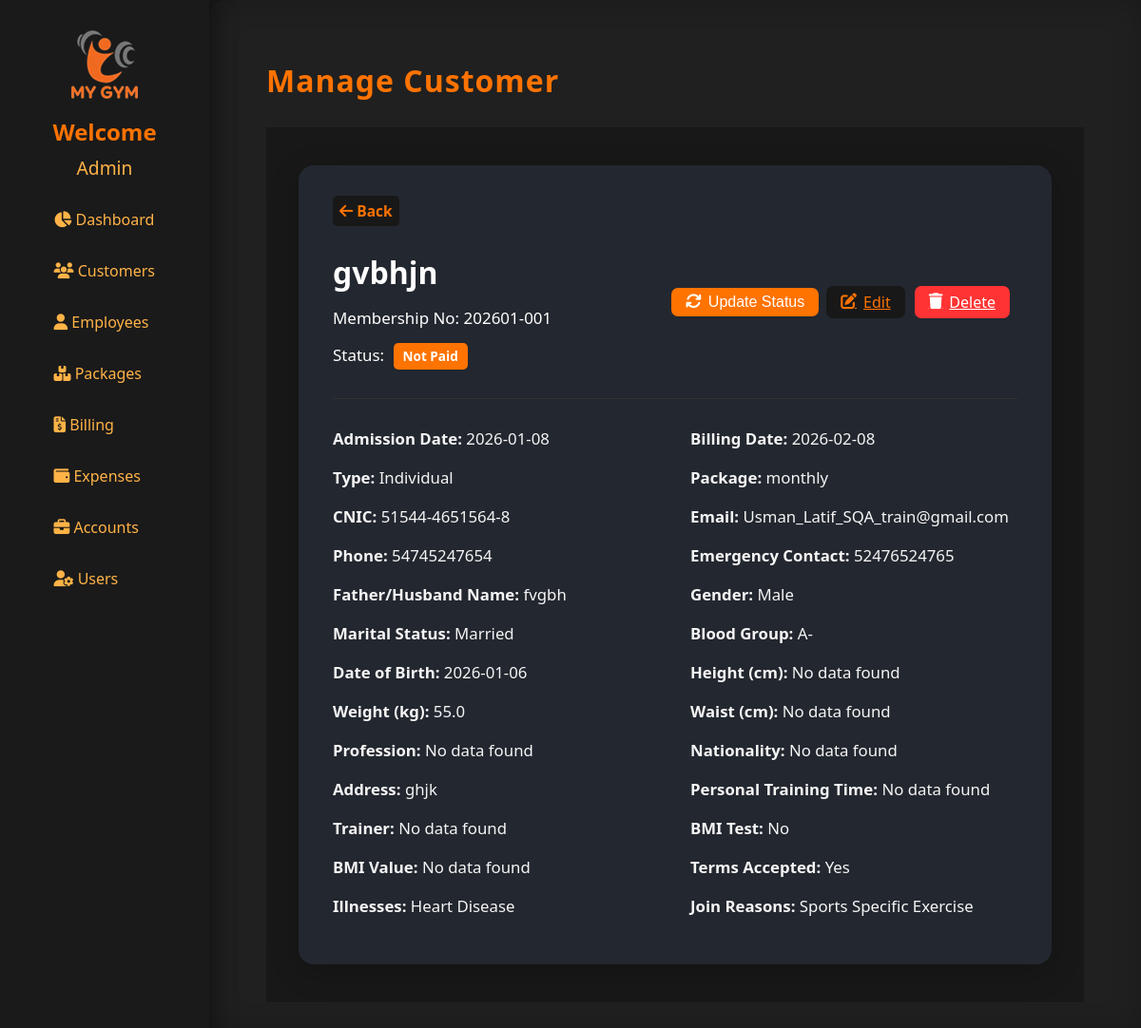
The app's page /customers/51544-4651564-8 (signed in) with its own data.
### models.py (models this page shows, shortened)
class User(UserMixin, db.Model):
    id = db.Column(db.Integer, primary_key=True)
    username = db.Column(db.String(80), unique=True, nullable=False)
    password_hash = db.Column(db.String(128))
    thumb_id = db.Column(db.String(100))
    role_id = db.Column(db.String(100))
    created_at = db.Column(db.DateTime, default=datetime.utcnow)
    updated_at = db.Column(db.DateTime, default=datetime.utcnow, onupdate=datetime.utcnow)

class Customer(db.Model):
    id = db.Column(db.Integer, primary_key=True)
    membership_no = db.Column(db.String(20), unique=True)
    admission_date = db.Column(db.Date)
    type = db.Column(db.String(32))
    package_id = db.Column(db.Integer, db.ForeignKey('packages.id'))
    status = db.Column(db.String(20), default="Not Paid")
    billing_date = db.Column(db.Date)
    name = db.Column(db.String(120), nullable=False)
    email = db.Column(db.String(120))
    father_or_husband = db.Column(db.String(120))
    cnic = db.Column(db.String(20))
    gender = db.Column(db.String(20))
    marital_status = db.Column(db.String(20))
    blood_group = db.Column(db.String(10))
    dob = db.Column(db.Date)
    height = db.Column(db.Float)
    weight = db.Column(db.Float)
    waist = db.Column(db.Float)
    profession = db.Column(db.String(120))
    nationality = db.Column(db.String(50))
    address = db.Column(db.String(200))
    phone = db.Column(db.String(30))
    emergency_contact = db.Column(db.String(30))
    package = db.Column(db.String(50))
    personal_training_time = db.Column(db.String(50))
    trainer = db.Column(db.String(50))
    bmi_test = db.Column(db.String(10))  # 'Yes' or 'No'
    bmi_value = db.Column(db.Float)
    illnesses = db.Column(db.String(200))
    illness_other = db.Column(db.String(100))
    join_reasons = db.Column(db.String(200))
    terms_accepted = db.Column(db.Boolean, default=False)
    thumb_id = db.Column(db.String(100))
    invoices = db.relationship('Invoice', backref='customer', cascade="all, delete-orphan")
    billings = db.relationship('Billing', backref='customer', primaryjoin="Customer.cnic == foreign(Billing.customer_cnic)", cascade="all, delete-orphan")
    billing_histories = db.relationship('BillingHistory', backref='customer', primaryjoin="Customer.cnic == foreign(BillingHistory.customer_cnic)", cascade="all, delete-orphan")
    created_at = db.Column(db.DateTime, default=datetime.utcnow)
    updated_at = db.Column(db.DateTime, default=datetime.utcnow, onupdate=datetime.utcnow)

class Packages(db.Model):
    id = db.Column(db.Integer, primary_key=True)
    package_name = db.Column(db.String(100), nullable=False)
    package_type = db.Column(db.String(50), nullable=False)  # e.g., 'Individual' or 'Personal'
    package_duration = db.Column(db.String(50), nullable=False)  # e.g., '1 Month', '6 Months'
    package_price = db.Column(db.Float, nullable=False)
    registration_fees = db.Column(db.Float, nullable=False)
    created_at = db.Column(db.DateTime, default=datetime.utcnow)
    updated_at = db.Column(db.DateTime, default=datetime.utcnow, onupdate=datetime.utcnow)

### app.py (the view)
@app.route('/customers/<cnic>')
@login_required
def manage_customer(cnic):
    customer = Customer.query.filter_by(cnic=cnic).first_or_404()
    employees = Employee.query.order_by(Employee.name).all()
    packages = Packages.query.all()
    packages_dict = {p.id: p for p in packages}
    pkg = packages_dict.get(customer.package_id)
    package_name = pkg.package_name if pkg else ''
    package_price = float(pkg.package_price) if pkg and pkg.package_price else 0
    registration_fees = float(pkg.registration_fees) if pkg and pkg.registration_fees else 0
    amount_to_be_paid = package_price + registration_fees
    return render_template(
        "manage_customer.html",
        customer=customer,
        packages_dict=packages_dict,
        package_name=package_name,
        package_price=package_price,
        registration_fees=registration_fees,
        amount_to_be_paid=amount_to_be_paid,
        employees=employees,
    )

### app.py (called while the page is built)
@login_manager.user_loader
def load_user(user_id):
    return db.session.get(User, int(user_id))

### templates/manage_customer.html (shortened to what this page needs)
{% extends "base.html" %}
{% block content %}
<h1 class="page-title">Manage Customer</h1>
<div class="add-customer-full-bg">
  <div class="add-customer-card customer-card">
    <a href="{{ url_for('customers') }}" class="back-btn"><i class="fa fa-arrow-left"></i> Back</a>
    <div class="customer-header">
      <div>
        {% if customer.name|length > 12 %}
          <h2 class="customer-name" title="{{ customer.name }}">{{ customer.name[:12] }}&hellip;</h2>
        {% else %}
          <h2 class="customer-name">{{ customer.name }}</h2>
        {% endif %}
        <div class="customer-membership">
          Membership No: {{ customer.membership_no or 'No data found' }}
        </div>
        <div class="customer-status-row">
          Status:
          {% if customer.status and customer.status|lower == 'active' %}
            <span class="status-badge status-active">{{ customer.status }}</span>
          {% elif customer.status and customer.status|lower == 'not paid' %}
            <span class="status-badge status-unpaid">{{ customer.status }}</span>
          {% else %}
            <span class="status-badge status-inactive">{{ customer.status or 'No data found' }}</span>
          {% endif %}
        </div>
      </div>
      <div class="customer-actions-row">
        <button class="sleet-btn status-btn" id="update-status-button" type="button" onclick="handleStatusUpdate()">
          <i class="fa fa-sync"></i> Update Status
        </button>
        <a href="{{ url_for('edit_customer', cnic=customer.cnic) }}" class="sleeted-btn">
            <i class="fa fa-edit"></i> Edit
        </a>
        <a href="#" class="sleet-btn delete-btn" onclick="openDeleteConfirmationModal()">
          <i class="fa fa-trash"></i> Delete
      </a>
      </div>
    </div>
    <hr class="customer-divider">
    <div class="customer-info-grid">
      <div><strong>Admission Date:</strong> <span>{{ customer.admission_date.strftime('%Y-%m-%d') if customer.admission_date else 'No data found' }}</span></div>
      <div><strong>Billing Date:</strong> <span>{{ customer.billing_date.strftime('%Y-%m-%d') if customer.billing_date else 'No data found' }}</span></div>
      {% set pkg = packages_dict.get(customer.package_id) %}
      <div><strong>Type:</strong> <span>{{ pkg.package_type if pkg else 'No data found' }}</span></div>
      <div><strong>Package:</strong> <span>{{ pkg.package_name if pkg else 'No data found' }}</span></div>
      <div><strong>CNIC:</strong> <span>{{ customer.cnic or 'No data found' }}</span></div>
      <div><strong>Email:</strong> <span>{{ customer.email or 'No data found' }}</span></div>
      <div><strong>Phone:</strong> <span>{{ customer.phone or 'No data found' }}</span></div>
      <div><strong>Emergency Contact:</strong> <span>{{ customer.emergency_contact or 'No data found' }}</span></div>
      <div><strong>Father/Husband Name:</strong> <span>{{ customer.father_or_husband or 'No data found' }}</span></div>
      <div><strong>Gender:</strong> <span>{{ customer.gender or 'No data found' }}</span></div>
      <div><strong>Marital Status:</strong> <span>{{ customer.marital_status or 'No data found' }}</span></div>
      <div><strong>Blood Group:</strong> <span>{{ customer.blood_group or 'No data found' }}</span></div>
      <div><strong>Date of Birth:</strong> <span>{{ customer.dob.strftime('%Y-%m-%d') if customer.dob else 'No data found' }}</span></div>
      <div><strong>Height (cm):</strong> <span>{{ customer.height or 'No data found' }}</span></div>
      <div><strong>Weight (kg):</strong> <span>{{ customer.weight or 'No data found' }}</span></div>
      <div><strong>Waist (cm):</strong> <span>{{ customer.waist or 'No data found' }}</span></div>
      <div><strong>Profession:</strong> <span>{{ customer.profession or 'No data found' }}</span></div>
      <div><strong>Nationality:</strong> <span>{{ customer.nationality or 'No data found' }}</span></div>
      <div><strong>Address:</strong> <span>{{ customer.address or 'No data found' }}</span></div>
      <div><strong>Personal Training Time:</strong> <span>{{ customer.personal_training_time or 'No data found' }}</span></div>
      <div><strong>Trainer:</strong> <span>{{ customer.trainer or 'No data found' }}</span></div>
      <div><strong>BMI Test:</strong> <span>{{ customer.bmi_test or 'No data found' }}</span></div>
      <div><strong>BMI Value:</strong> <span>{{ customer.bmi_value or 'No data found' }}</span></div>
      <div><strong>Terms Accepted:</strong> <span>{{ 'Yes' if customer.terms_accepted else 'No' }}</span></div>
      <div><strong>Illnesses:</strong> <span>{{ customer.illnesses or 'No data found' }}</span></div>
      <div><strong>Join Reasons:</strong> <span>{{ customer.join_reasons or 'No data found' }}</span></div>
    </div>
  </div>
</div>
{% endblock %}

### templates/base.html (shortened to what this page needs)
<!DOCTYPE html>
<html lang="en">
<head>
    <link rel="stylesheet" href="{{ url_for('static', filename='style.css') }}">
    <link rel="stylesheet" href="https://cdnjs.cloudflare.com/ajax/libs/font-awesome/6.4.2/css/all.min.css">
</head>
<body>
    {% if not hide_sidebar %}
    <div class="sidebar">
        <img src="{{ url_for('static', filename='logo.png') }}" class="logo-center"/>
        <div class="sidebar-user">
            {% if current_user.is_authenticated %}
                <div style="font-size: 1.5em; color: #ff7300; font-weight: 600;">Welcome</div>
                {% if current_user.username|length > 12 %}
                    <div style="font-size: 1.2em;color: #ffb347;margin-top: 8px;word-break: break-word;text-align: center;"
                        title="{{ current_user.username|capitalize }}">
                        {{ current_user.username[:12]|capitalize }}&hellip;
                    </div>
                {% else %}
                    <div style="font-size: 1.2em;color: #ffb347;margin-top: 8px;word-break: break-word;text-align: center;">
                        {{ current_user.username|capitalize }}
                    </div>
                {% endif %}
            {% else %}
                <div style="font-size: 1.5em; color: #ff7300; font-weight: 600;">Welcome to My Gym</div>
            {% endif %}
        </div>
        <div class="sidebar-nav-scroll scroll-hidden" style="height: 450px;">
            <ul>
                <li><a href="/"><i class="fa fa-chart-pie"></i> Dashboard</a></li>
                <li><a href="/customers"><i class="fa fa-users"></i> Customers</a></li>
                {% if current_user.role_id == '1' %}
                    <li>
                        <a href="{{ url_for('employees') }}">
                            <i class="fa fa-user"></i> Employees
                        </a>
                    </li>
                {% endif %}
                <li>
                    <a href="{{ url_for('packages') }}">
                        <i class="fa-solid fa-boxes-stacked"></i> Packages
                    </a>
                </li>
                <li><a href="/billing"><i class="fa fa-file-invoice-dollar"></i> Billing</a></li>
                <li><a href="/expenses"><i class="fa fa-wallet"></i> Expenses</a></li>
                {% if current_user.role_id == '1' %}
                <li><a href="/accounts"><i class="fa fa-briefcase"></i> Accounts</a></li>
                {% endif %}
                {% if current_user.role_id == '1' %}
                <li><a href="/users"><i class="fa fa-user-cog"></i> Users</a></li>
                {% endif %}
                <li><a href="/attendance"> Attendance</a></li>
            </ul>
        </div>
    </div>
    {% endif %}
    <div class="main-content{% if hide_sidebar %} no-sidebar{% endif %}">
        {% block content %}{% endblock %}
    </div>
</body>
</html>

### static/style.css (style rules this page uses)
body { margin: 0; font-family: 'Segoe UI', Arial, sans-serif; background: #181818; color: #fff; }
.sidebar { position: fixed; left: 0; top: 0; width: 220px; height: 100%; background: #1a1a1a; padding: 32px 0 0 0; box-shadow: 2px 0 24px #0006; display: flex; flex-direction: column; align-items: center; z-index: 100; }
.logo-center { display: block; margin: 0 auto 18px auto; max-width: 90px; }
.sidebar ul { list-style: none; padding: 0; width: 100%; }
.sidebar ul li { margin: 0; width: 100%; }
.scroll-hidden { overflow-y: auto; scrollbar-width: none; -ms-overflow-style: none; }
.sidebar ul li a { display: block; color: #ffb347; padding: 14px 36px; font-size: 1em; text-decoration: none; border-radius: 0 20px 20px 0; transition: background 0.18s, color 0.18s; margin-bottom: 4px; }
.main-content { margin-left: 220px; padding: 42px 5vw 32px 5vw; min-height: 100vh; background: #202020; box-shadow: 0 0 32px #0003 inset; border-radius: 18px 0 0 0; }
body, .main-content, .login-container { animation: fadein 0.7s; }
.add-customer-full-bg { min-height: 100vh; background: #181818; display: flex; justify-content: center; align-items: flex-start; padding: 40px 0; width: 100%; }
.add-customer-card { background: #232323; border-radius: 16px; box-shadow: 0 4px 32px #0009; padding: 38px 38px 30px 38px; max-width: 700px; width: 100%; margin: 0 auto; }
.back-btn { text-decoration: none; color: #ff7300; font-size: 0.97em; font-weight: 600; display: inline-block; padding: 5px 7px; border-radius: 5px; background: #181818; transition: background 0.15s; }
.status-badge { display: inline-block; padding: 4px 16px; border-radius: 16px; font-weight: 600; font-size: 0.98em; color: #fff; }
.status-unpaid { background: #ffa502; }
.page-title { color: #ff7300; letter-spacing: 1px; margin-bottom: 28px; font-weight: 700; }
.customer-card { max-width: 720px; border-radius: 16px; background: #23272f; box-shadow: 0 8px 32px rgba(0,0,0,0.20); padding: 32px 36px; }
.customer-header { display: flex; flex-wrap: wrap; align-items: center; justify-content: space-between; }
.customer-name { color: #fff; margin-bottom: 0; font-size: 2em; font-weight: 700; }
.customer-membership, .customer-status-row { color: #fff; font-size: 1.06em; font-weight: 500; margin-bottom: 8px; margin-top: 15px; }
.status-badge { border-radius: 12px; padding: 5px 10px; font-size: 0.80em; margin-left: 5px; }
.status-unpaid { background: #ffa502; color: #fff; }
.customer-divider { border: none; border-top: 1.5px solid #333; margin: 22px 0 30px 0; }
.customer-info-grid { display: grid; grid-template-columns: 1fr 1fr; gap: 0 32px; color: #f5f5f5; font-size: 1.05em; }
.customer-info-grid > div { margin-bottom: 18px; }
.customer-actions-row { display: flex; align-items: center; gap: 0; margin-top: 0; margin-bottom: 0; }
.sleet-btn { border: none; border-radius: 7px; padding: 6px 15px; font-weight: 500; font-size: 1em; background: #181818; color: #ff7300; transition: background 0.14s, color 0.14s; cursor: pointer; margin-bottom: 0; display: inline-flex; align-items: center; margin-right: 8px; gap: 7px; }
.sleet-btn.status-btn { background: #ff7300; color: #fff; }
.sleet-btn.delete-btn { background: #ff3333; color: #fff; }
.fa { font-size: 1.05em; }
.status-badge { padding: 5px 10px; border-radius: 5px; font-weight: bold; }
.status-unpaid { background-color: #ff7300; color: #fff; }
.sleeted-btn { border: none; border-radius: 7px; padding: 6px 15px; font-weight: 500; font-size: 1em; background: #181818; color: #ff7300; transition: background 0.14s, color 0.14s; cursor: pointer; margin-bottom: 0; display: inline-flex; align-items: center; margin-right: 8px; gap: 7px; }
.delete-btn { background: #d90429; color: #fff; margin-left: 2px; }

### records on screen
User: username "Admin"
Customer: name "gvbhjn", membership_no "202601-001", status "Not Paid", admission_date "2026-01-08", billing_date "2026-02-08", cnic "51544-4651564-8", email "Usman_Latif_SQA_train@gmail.com", phone "54745247654", emergency_contact "52476524765", father_or_husband "fvgbh", gender "Male", marital_status "Married", blood_group "A-", dob "2026-01-06", height "No data found", weight "55.0", waist "No data found", profession "No data found", nationality "No data found", address "ghjk", personal_training_time "No data found", trainer "No data found", bmi_test "No", bmi_value "No data found", terms_accepted "Yes", illnesses "Heart Disease", join_reasons "Sports Specific Exercise"
Packages: package_type "Individual", package_name "monthly"
